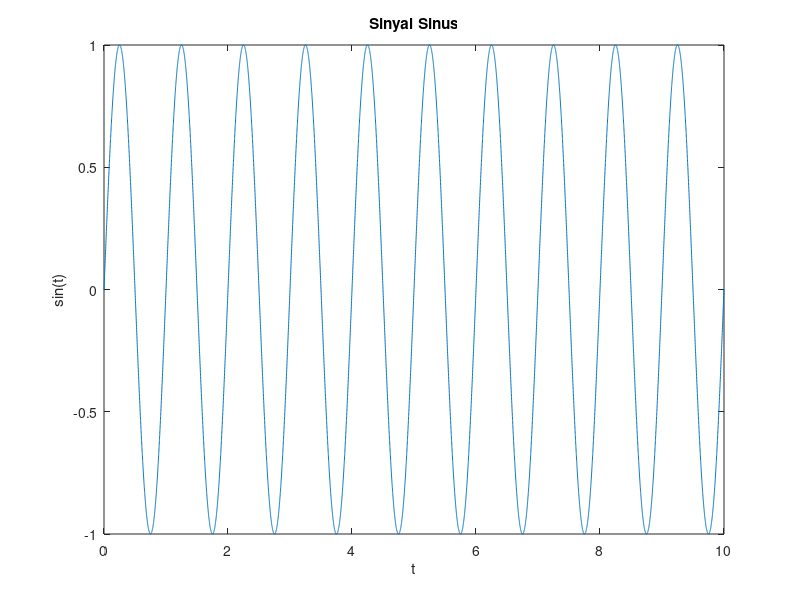

This figure's MATLAB source:
% created by : Aditya Ervansyah

clc
clear all

fs=1000;                    % frekuensi sampling 1kHz
t=0:1/fs:10;                % untuk 1 detik
A=1;                        % amplitudo 1
f=1;                        % frekuensi 1Hz
phase=0;                    % sudut fase 0
x=A*sin(2*pi*f*t + phase);
plot(t,x)
xlabel('t')
ylabel('sin(t)')
title('Sinyal Sinus')